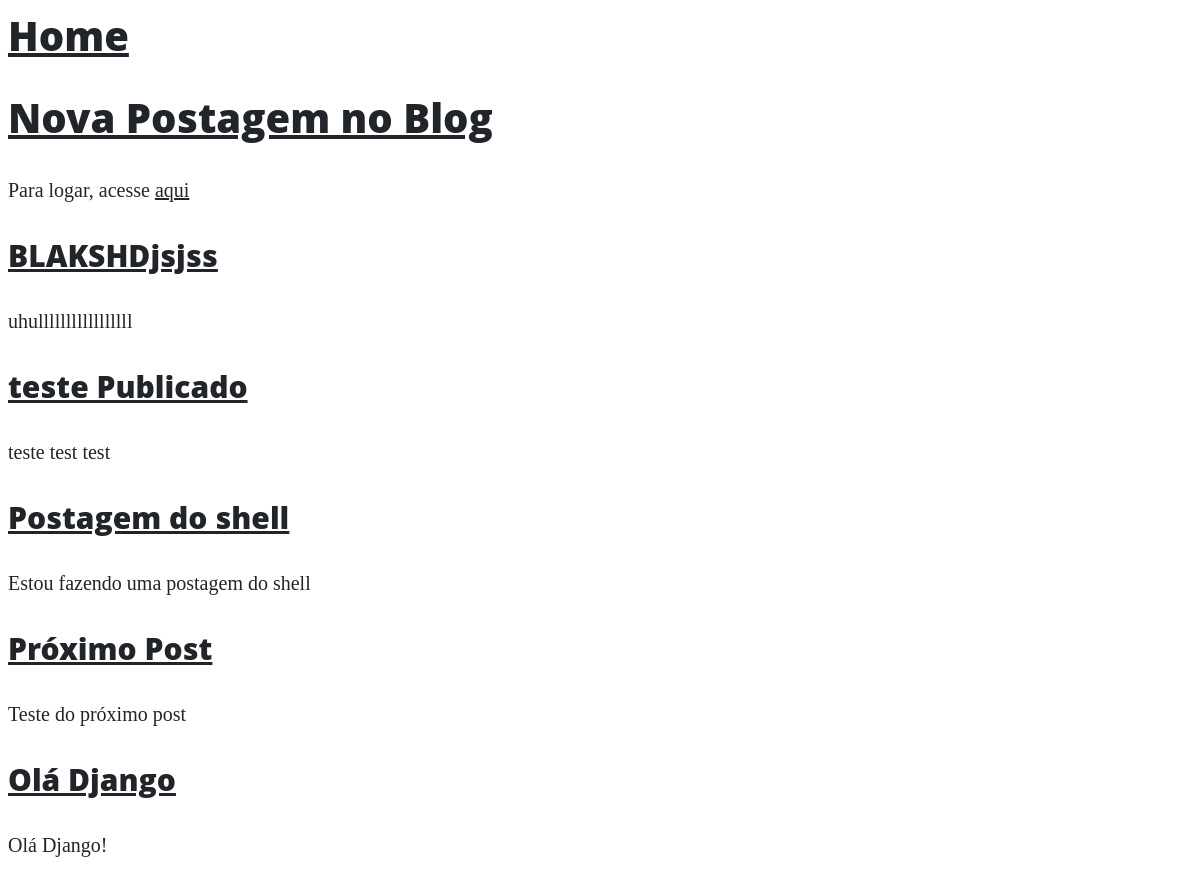
The page / on the database its author committed.
### blog/models.py (models this page shows, shortened)
class Post(models.Model):
    STATUS = (
        ('draft', 'Draft'),
        ('published', 'Published')
    )
    title = models.CharField(verbose_name="Título", max_length=250)
    slug = models.SlugField(max_length=250)
    author = models.ForeignKey(User, on_delete=models.CASCADE)
    category = models.ManyToManyField(Category, related_name="get_posts")
    image = models.ImageField(upload_to="blog", blank=True, null=True)
    content = models.TextField(verbose_name="Conteúdo")
    published = models.DateTimeField(default=timezone.now)
    created = models.DateTimeField(auto_now_add=True)
    altered = models.DateTimeField(auto_now=True)
    status = models.CharField(max_length=10,
                              choices=STATUS,
                              default='draft')
    objects = models.Manager()
    get_published = PublishedManager()
    class Meta:
        ordering = ('-published', )
    def get_absolute_url(self):
        return reverse('post_detail', kwargs={"slug": self.slug})

### blog/views.py (the view)
# urls.py: path('', views.BlogListView.as_view(), name='home'),
class BlogListView(ListView):
    model = Post
    template_name = 'blog/home.html'

### templates/blog/home.html (shortened to what this page needs)
{% extends 'base.html' %}
{% block content %}
    {% for post in object_list %}
        <div class="post-entry">
            <h2><a href="{{ post.get_absolute_url }}">{{post.title}}</a></h2>
            <p>{{post.content}}</p>
        </div>
    {% endfor %}
{% endblock content %}

### statics/css/style.css (style rules this page uses)
body { font-size: 20px; color: #212529; font-family: 'Lora', 'Times New Roman', serif; }
p { line-height: 1.5; margin: 30px 0; }
h1, h2, h3, h4, h5, h6 { font-weight: 800; font-family: 'Open Sans', 'Helvetica Neue', Helvetica, Arial, sans-serif; }
a { color: #212529; -webkit-transition: all 0.2s; transition: all 0.2s; }

### rows shown on the page
Post: title "BLAKSHDjsjss", content "uhulllllllllllllllll"
Post: title "teste Publicado", content "teste test test"
Post: title "Postagem do shell", content "Estou fazendo uma postagem do shell"
Post: title "Próximo Post", content "Teste do próximo post"
Post: title "Olá Django", content "Olá Django!"
